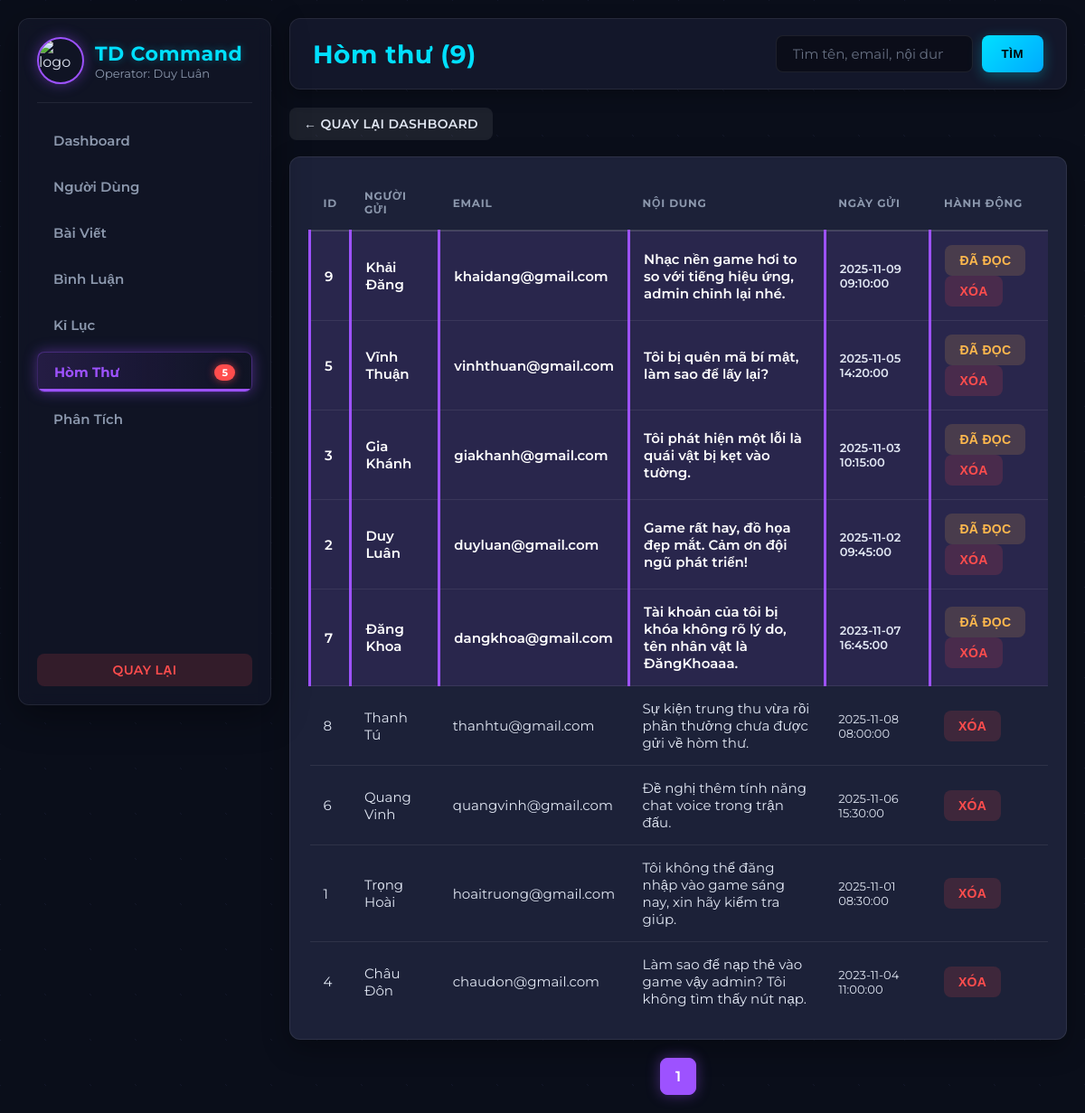
The page /admin/admin_contacts.php (signed in) on the database its author committed.
### tables this page shows
CREATE TABLE contacts (
  `id` int(11) NOT NULL AUTO_INCREMENT,
  `name` varchar(100) NOT NULL,
  `email` varchar(100) NOT NULL,
  `message` text NOT NULL,
  `created_at` timestamp NOT NULL DEFAULT current_timestamp(),
  `is_read` tinyint(1) NOT NULL DEFAULT 0,
  PRIMARY KEY (`id`)
);

### admin/admin_contacts.php (the view, shortened to what this page needs)
<?php
require_once __DIR__ . '/admin_header.php';
$limit = 30;
$page = max(1, intval($_GET['page'] ?? 1));
$offset = ($page - 1) * $limit;
$search = trim($_GET['search'] ?? "");
$whereSql = "";
$sqlCount = "SELECT COUNT(*) FROM contacts $whereSql";
$stmt = $conn->prepare($sqlCount);
$stmt->execute();
$stmt->bind_result($total);
$totalPages = max(1, ceil($total / $limit));
$sql = "
SELECT * FROM contacts
$whereSql
ORDER BY is_read ASC, created_at DESC
LIMIT $limit OFFSET $offset
";
$stmt = $conn->prepare($sql);
$stmt->execute();
$res = $stmt->get_result();
?>
<div class="header">
  <h1 style="margin:0">Hòm thư (<?= $total ?>)</h1>
  <form method="get">
    <input type="search" name="search" placeholder="Tìm tên, email, nội dung..." value="<?=htmlspecialchars($search)?>">
    <button type="submit">Tìm</button>
  </form>
</div>
<a class="btn-neutral" href="admin_panel.php" style="margin-bottom: 18px; display: inline-block;">
    ← Quay lại Dashboard
</a>
<section class="table-wrap">
  <table class="table">
    <thead>
        <tr>
            <th>ID</th>
            <th>Người gửi</th>
            <th>Email</th>
            <th>Nội dung</th>
            <th>Ngày gửi</th>
            <th>Hành động</th>
        </tr>
    </thead>
    <tbody>
        <?php if ($res->num_rows > 0): ?>
            <?php while ($r = $res->fetch_assoc()): ?>
            <tr class="<?= $r['is_read'] ? '' : 'unread' ?>">
                <td><?= $r['id'] ?></td>
                <td><?= htmlspecialchars($r['name']) ?></td>
                <td><?= htmlspecialchars($r['email']) ?></td>
                <td style="max-width: 350px; word-wrap: break-word;">
                    <?= nl2br(htmlspecialchars($r['message'])) ?>
                </td>
                <td style="color:var(--muted); font-size:13px;"><?= $r['created_at'] ?></td>
                <td class="actions">
                    <form method="post" style="display:inline">
                        <?php if ($r['is_read'] == 0): ?>
                        <button type="submit" class="btn-warning" name="action" value="mark_read">Đã đọc</button>
                        <?php endif; ?>
                        <button type="submit" class="btn-danger" name="action" value="delete" onclick="return confirm('Xóa vĩnh viễn tin nhắn này?')">Xóa</button>
                    </form>
                </td>
            </tr>
            <?php endwhile; ?>
        <?php else: ?>
            <tr><td colspan="6" style="text-align:center; color:var(--muted); padding:20px;">Không có tin nhắn nào.</td></tr>
        <?php endif; ?>
    </tbody>
  </table>
</section>
<div class="pagination">
    <?php for ($i = 1; $i <= $totalPages; $i++): ?>
        <?php if ($i == $page): ?>
            <span class="current"><?=$i?></span>
        <?php else: ?>
            <a href="?page=<?=$i?>&search=<?=urlencode($search)?>"><?=$i?></a>
        <?php endif; ?>
    <?php endfor; ?>
</div>
<?php
require_once __DIR__ . '/admin_footer.php';
?>

### admin/admin_header.php (style rules this page uses)
:root { --bg-body: #0a0e1a; --bg-panel: #13172a; --bg-card: #1c2138; --primary: #9d52ff; --primary-glow: rgba(157, 82, 255, 0.4); --secondary: #00e0ff; --secondary-glow: rgba(0, 224, 255, 0.3); --text-main: #e0e6f2; --text-muted: #8c98ad; --border-subtle: rgba(255, 255, 255, 0.08); --border-strong: rgba(255, 255, 255, 0.15); --danger: #ff4d4d; --warning: #ffb84d; --success: #4dff9c; --gap: 20px; --radius-soft: 8px; --radius-medium: 12px; }
* { box-sizing:border-box; }
body { margin:0; font-family: 'Montserrat', sans-serif; background-color: var(--bg-body); background-image: radial-gradient(circle at top left, var(--bg-panel) 1px, transparent 1px), radial-gradient(circle at bottom right, var(--bg-panel) 1px, transparent 1px), linear-gradient(rgba(10, 14, 26, 0.8), rgba(10, 14, 26, 0.8)); background-size: 50px 50px, 50px 50px, 100% 100%; color: var(--text-main); min-height: 100vh; }
h1, h2, h3 { font-weight: 700; letter-spacing: 0.5px; color: var(--text-main); }
.header { display:flex; justify-content:space-between; align-items:center; margin-bottom: var(--gap); background: var(--bg-panel); padding: 18px 25px; border-radius: var(--radius-medium); border: 1px solid var(--border-subtle); box-shadow: 0 5px 20px rgba(0,0,0,0.3); }
.header h1 { font-size: 28px; margin: 0; color: var(--secondary); }
.header form { display: flex; gap: 10px; }
.header input, .searchbar input, .search input { padding:10px 18px; border-radius: var(--radius-soft); border:1px solid var(--border-subtle); background: rgba(0,0,0,0.4); color: var(--text-main); outline: none; transition: border-color 0.3s, box-shadow 0.3s; font-family: 'Montserrat', sans-serif; font-size: 15px; }
.header input::placeholder { color: var(--text-muted); opacity: 0.7; }
.header button { background: linear-gradient(135deg, var(--secondary) 0%, #00aaff 100%); color: #000; border: none; padding: 10px 22px; border-radius: var(--radius-soft); cursor: pointer; font-weight: 700; text-transform: uppercase; letter-spacing: 0.5px; box-shadow: 0 4px 15px rgba(0, 224, 255, 0.3); transition: all 0.3s ease; }
.table-wrap { background: var(--bg-card); padding: var(--gap); border-radius: var(--radius-medium); border: 1px solid var(--border-subtle); box-shadow: 0 10px 30px rgba(0,0,0,0.3); }
.table { width:100%; border-collapse:collapse; color: var(--text-main); font-size:15px; }
.table th { text-align:left; padding:15px; color: var(--text-muted); text-transform: uppercase; font-size: 12px; letter-spacing: 0.8px; border-bottom: 2px solid var(--border-strong); }
.table td { padding:15px; border-bottom: 1px solid var(--border-subtle); vertical-align:middle; }
.table tr:last-child td { border-bottom: none; }
.table tr.unread td { background: rgba(157, 82, 255, 0.1); color: #fff; border-left: 3px solid var(--primary); font-weight: 600; }
.actions button, .btn-danger, .btn-warning, .btn-neutral { border: 1px solid transparent; padding: 8px 15px; border-radius: var(--radius-soft); cursor:pointer; font-weight: 600; transition: all 0.2s ease-in-out; text-decoration: none; display: inline-block; font-size: 14px; text-transform: uppercase; letter-spacing: 0.3px; }
.btn-danger { background: rgba(255, 77, 77, 0.15); color: var(--danger); }
.btn-warning { background: rgba(255, 184, 77, 0.15); color: var(--warning); }
.btn-neutral { background: rgba(255,255,255,0.08); color: var(--text-main); }
.pagination { text-align: center; margin-top: var(--gap); display: flex; justify-content: center; gap: 8px; }
.pagination a, .pagination span { display: inline-block; padding: 10px 16px; border: 1px solid var(--border-subtle); color: var(--text-muted); text-decoration: none; background: var(--bg-panel); border-radius: var(--radius-soft); font-weight: 600; transition: all 0.2s; }
.pagination span.current { background: var(--primary); color: white; border-color: var(--primary); box-shadow: 0 0 15px var(--primary-glow); }

### rows shown on the page
contacts: id "9", name "Khải Đăng", email "khaidang@gmail.com", message "Nhạc nền game hơi to so với tiếng hiệu ứng, admin chỉnh lại nhé.", created_at "2025-11-09 09:10:00", is_read "ĐÃ ĐỌC"
contacts: id "5", name "Vĩnh Thuận", email "vinhthuan@gmail.com", message "Tôi bị quên mã bí mật, làm sao để lấy lại?", created_at "2025-11-05 14:20:00", is_read "ĐÃ ĐỌC"
contacts: id "3", name "Gia Khánh", email "giakhanh@gmail.com", message "Tôi phát hiện một lỗi là quái vật bị kẹt vào tường.", created_at "2025-11-03 10:15:00", is_read "ĐÃ ĐỌC"
contacts: id "2", name "Duy Luân", email "duyluan@gmail.com", message "Game rất hay, đồ họa đẹp mắt. Cảm ơn đội ngũ phát triển!", created_at "2025-11-02 09:45:00", is_read "ĐÃ ĐỌC"
contacts: id "7", name "Đăng Khoa", email "dangkhoa@gmail.com", message "Tài khoản của tôi bị khóa không rõ lý do, tên nhân vật là ĐăngKhoaaa.", created_at "2023-11-07 16:45:00", is_read "ĐÃ ĐỌC"
contacts: id "8", name "Thanh Tú", email "thanhtu@gmail.com", message "Sự kiện trung thu vừa rồi phần thưởng chưa được gửi về hòm thư.", created_at "2025-11-08 08:00:00"
contacts: id "6", name "Quang Vinh", email "quangvinh@gmail.com", message "Đề nghị thêm tính năng chat voice trong trận đấu.", created_at "2025-11-06 15:30:00"
contacts: id "1", name "Trọng Hoài", email "hoaitruong@gmail.com", message "Tôi không thể đăng nhập vào game sáng nay, xin hãy kiểm tra giúp.", created_at "2025-11-01 08:30:00"
contacts: id "4", name "Châu Đôn", email "chaudon@gmail.com", message "Làm sao để nạp thẻ vào game vậy admin? Tôi không tìm thấy nút nạp.", created_at "2023-11-04 11:00:00"

### other values the page prints
$_SESSION['user']['name'] "Duy Luân"
$unreadCount "5"
$total "9"
